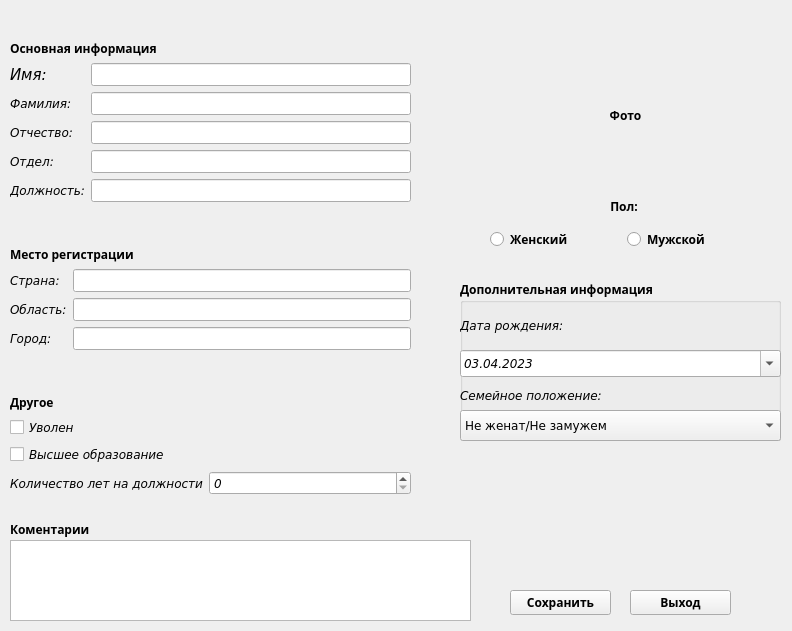
<?xml version="1.0" encoding="UTF-8"?>
<ui version="4.0">
 <class>MainWindow</class>
 <widget class="QMainWindow" name="MainWindow">
  <property name="geometry">
   <rect>
    <x>0</x>
    <y>0</y>
    <width>792</width>
    <height>631</height>
   </rect>
  </property>
  <property name="font">
   <font>
    <family>XO Windy</family>
    <weight>50</weight>
    <bold>false</bold>
   </font>
  </property>
  <property name="windowTitle">
   <string>MainWindow</string>
  </property>
  <property name="styleSheet">
   <string notr="true"/>
  </property>
  <widget class="QWidget" name="centralwidget">
   <property name="font">
    <font>
     <family>Rockwell Condensed</family>
     <weight>75</weight>
     <bold>true</bold>
    </font>
   </property>
   <property name="autoFillBackground">
    <bool>true</bool>
   </property>
   <property name="styleSheet">
    <string notr="true"/>
   </property>
   <widget class="QWidget" name="verticalLayoutWidget">
    <property name="geometry">
     <rect>
      <x>10</x>
      <y>40</y>
      <width>401</width>
      <height>455</height>
     </rect>
    </property>
    <layout class="QVBoxLayout" name="verticalLayout">
     <item>
      <widget class="QLabel" name="label_4">
       <property name="text">
        <string>Основная информация</string>
       </property>
      </widget>
     </item>
     <item>
      <layout class="QFormLayout" name="formLayout">
       <item row="0" column="0">
        <widget class="QLabel" name="name">
         <property name="enabled">
          <bool>true</bool>
         </property>
         <property name="font">
          <font>
           <family>DejaVu Sans</family>
           <pointsize>11</pointsize>
           <weight>50</weight>
           <italic>true</italic>
           <bold>false</bold>
           <kerning>true</kerning>
          </font>
         </property>
         <property name="styleSheet">
          <string notr="true"/>
         </property>
         <property name="frameShape">
          <enum>QFrame::NoFrame</enum>
         </property>
         <property name="lineWidth">
          <number>0</number>
         </property>
         <property name="text">
          <string>Имя:</string>
         </property>
        </widget>
       </item>
       <item row="0" column="1">
        <widget class="QLineEdit" name="nameLine">
         <property name="font">
          <font>
           <family>DejaVu Sans</family>
           <weight>50</weight>
           <italic>true</italic>
           <bold>false</bold>
          </font>
         </property>
        </widget>
       </item>
       <item row="1" column="0">
        <widget class="QLabel" name="surname">
         <property name="font">
          <font>
           <family>DejaVu Sans</family>
           <weight>50</weight>
           <italic>true</italic>
           <bold>false</bold>
          </font>
         </property>
         <property name="text">
          <string>Фамилия:</string>
         </property>
        </widget>
       </item>
       <item row="1" column="1">
        <widget class="QLineEdit" name="surnameLine">
         <property name="font">
          <font>
           <family>DejaVu Sans</family>
           <weight>50</weight>
           <italic>true</italic>
           <bold>false</bold>
          </font>
         </property>
        </widget>
       </item>
       <item row="2" column="0">
        <widget class="QLabel" name="label_3">
         <property name="font">
          <font>
           <family>DejaVu Sans</family>
           <weight>50</weight>
           <italic>true</italic>
           <bold>false</bold>
          </font>
         </property>
         <property name="text">
          <string>Отчество:</string>
         </property>
        </widget>
       </item>
       <item row="2" column="1">
        <widget class="QLineEdit" name="patronymicLine">
         <property name="font">
          <font>
           <family>DejaVu Sans</family>
           <weight>50</weight>
           <italic>true</italic>
           <bold>false</bold>
          </font>
         </property>
        </widget>
       </item>
       <item row="3" column="0">
        <widget class="QLabel" name="label">
         <property name="font">
          <font>
           <family>DejaVu Sans</family>
           <weight>50</weight>
           <italic>true</italic>
           <bold>false</bold>
          </font>
         </property>
         <property name="text">
          <string>Отдел:</string>
         </property>
        </widget>
       </item>
       <item row="3" column="1">
        <widget class="QLineEdit" name="lineEdit_4">
         <property name="font">
          <font>
           <family>DejaVu Sans</family>
           <weight>50</weight>
           <italic>true</italic>
           <bold>false</bold>
          </font>
         </property>
        </widget>
       </item>
       <item row="4" column="0">
        <widget class="QLabel" name="label_2">
         <property name="font">
          <font>
           <family>DejaVu Sans</family>
           <weight>50</weight>
           <italic>true</italic>
           <bold>false</bold>
          </font>
         </property>
         <property name="text">
          <string>Должность:</string>
         </property>
        </widget>
       </item>
       <item row="4" column="1">
        <widget class="QLineEdit" name="lineEdit_5">
         <property name="font">
          <font>
           <family>DejaVu Sans</family>
           <weight>50</weight>
           <italic>true</italic>
           <bold>false</bold>
          </font>
         </property>
        </widget>
       </item>
      </layout>
     </item>
     <item>
      <spacer name="verticalSpacer">
       <property name="orientation">
        <enum>Qt::Vertical</enum>
       </property>
       <property name="sizeHint" stdset="0">
        <size>
         <width>20</width>
         <height>40</height>
        </size>
       </property>
      </spacer>
     </item>
     <item>
      <widget class="QLabel" name="label_5">
       <property name="text">
        <string>Место регистрации</string>
       </property>
      </widget>
     </item>
     <item>
      <layout class="QFormLayout" name="formLayout_2"/>
     </item>
     <item>
      <layout class="QFormLayout" name="formLayout_3">
       <item row="0" column="0">
        <widget class="QLabel" name="label_6">
         <property name="font">
          <font>
           <family>DejaVu Sans</family>
           <weight>50</weight>
           <italic>true</italic>
           <bold>false</bold>
          </font>
         </property>
         <property name="text">
          <string>Страна:</string>
         </property>
        </widget>
       </item>
       <item row="1" column="0">
        <widget class="QLabel" name="label_10">
         <property name="font">
          <font>
           <family>DejaVu Sans</family>
           <weight>50</weight>
           <italic>true</italic>
           <bold>false</bold>
          </font>
         </property>
         <property name="text">
          <string>Область:</string>
         </property>
        </widget>
       </item>
       <item row="2" column="0">
        <widget class="QLabel" name="label_11">
         <property name="font">
          <font>
           <family>DejaVu Sans</family>
           <weight>50</weight>
           <italic>true</italic>
           <bold>false</bold>
          </font>
         </property>
         <property name="text">
          <string>Город:</string>
         </property>
        </widget>
       </item>
       <item row="0" column="1">
        <widget class="QLineEdit" name="lineEdit_6">
         <property name="font">
          <font>
           <family>DejaVu Sans</family>
           <weight>50</weight>
           <italic>true</italic>
           <bold>false</bold>
          </font>
         </property>
        </widget>
       </item>
       <item row="1" column="1">
        <widget class="QLineEdit" name="lineEdit_7">
         <property name="font">
          <font>
           <family>DejaVu Sans</family>
           <weight>50</weight>
           <italic>true</italic>
           <bold>false</bold>
          </font>
         </property>
        </widget>
       </item>
       <item row="2" column="1">
        <widget class="QLineEdit" name="lineEdit_8">
         <property name="font">
          <font>
           <family>DejaVu Sans</family>
           <weight>50</weight>
           <italic>true</italic>
           <bold>false</bold>
          </font>
         </property>
        </widget>
       </item>
      </layout>
     </item>
     <item>
      <spacer name="verticalSpacer_2">
       <property name="orientation">
        <enum>Qt::Vertical</enum>
       </property>
       <property name="sizeHint" stdset="0">
        <size>
         <width>20</width>
         <height>40</height>
        </size>
       </property>
      </spacer>
     </item>
     <item>
      <widget class="QLabel" name="label_13">
       <property name="text">
        <string>Другое</string>
       </property>
      </widget>
     </item>
     <item>
      <layout class="QFormLayout" name="formLayout_4">
       <item row="3" column="0">
        <widget class="QLabel" name="label_12">
         <property name="font">
          <font>
           <family>DejaVu Sans</family>
           <weight>50</weight>
           <italic>true</italic>
           <bold>false</bold>
          </font>
         </property>
         <property name="text">
          <string>Количество лет на должности</string>
         </property>
        </widget>
       </item>
       <item row="3" column="1">
        <widget class="QSpinBox" name="spinBox">
         <property name="font">
          <font>
           <family>DejaVu Sans</family>
           <weight>50</weight>
           <italic>true</italic>
           <bold>false</bold>
          </font>
         </property>
        </widget>
       </item>
       <item row="0" column="0">
        <widget class="QCheckBox" name="checkBox">
         <property name="font">
          <font>
           <family>DejaVu Sans</family>
           <weight>50</weight>
           <italic>true</italic>
           <bold>false</bold>
          </font>
         </property>
         <property name="text">
          <string>Уволен</string>
         </property>
        </widget>
       </item>
       <item row="2" column="0" colspan="2">
        <widget class="QCheckBox" name="checkBox_2">
         <property name="font">
          <font>
           <family>DejaVu Sans</family>
           <weight>50</weight>
           <italic>true</italic>
           <bold>false</bold>
          </font>
         </property>
         <property name="text">
          <string>Высшее образование</string>
         </property>
        </widget>
       </item>
      </layout>
     </item>
    </layout>
   </widget>
   <widget class="QWidget" name="gridLayoutWidget">
    <property name="geometry">
     <rect>
      <x>490</x>
      <y>190</y>
      <width>268</width>
      <height>61</height>
     </rect>
    </property>
    <layout class="QGridLayout" name="gridLayout">
     <property name="sizeConstraint">
      <enum>QLayout::SetDefaultConstraint</enum>
     </property>
     <item row="1" column="2">
      <widget class="QRadioButton" name="radioButton">
       <property name="text">
        <string>Мужской</string>
       </property>
      </widget>
     </item>
     <item row="1" column="1">
      <widget class="QRadioButton" name="radioButton_2">
       <property name="text">
        <string>Женский</string>
       </property>
      </widget>
     </item>
     <item row="0" column="1" colspan="2">
      <widget class="QLabel" name="label_7">
       <property name="text">
        <string>Пол:</string>
       </property>
       <property name="alignment">
        <set>Qt::AlignCenter</set>
       </property>
      </widget>
     </item>
    </layout>
   </widget>
   <widget class="QGroupBox" name="groupBox">
    <property name="geometry">
     <rect>
      <x>460</x>
      <y>280</y>
      <width>321</width>
      <height>161</height>
     </rect>
    </property>
    <property name="title">
     <string>Дополнительная информация </string>
    </property>
    <widget class="QLabel" name="label_8">
     <property name="geometry">
      <rect>
       <x>0</x>
       <y>20</y>
       <width>151</width>
       <height>51</height>
      </rect>
     </property>
     <property name="font">
      <font>
       <family>DejaVu Sans</family>
       <weight>50</weight>
       <italic>true</italic>
       <bold>false</bold>
      </font>
     </property>
     <property name="text">
      <string>Дата рождения:</string>
     </property>
    </widget>
    <widget class="QDateEdit" name="dateEdit">
     <property name="geometry">
      <rect>
       <x>0</x>
       <y>70</y>
       <width>321</width>
       <height>27</height>
      </rect>
     </property>
     <property name="font">
      <font>
       <family>DejaVu Sans</family>
       <weight>50</weight>
       <italic>true</italic>
       <bold>false</bold>
      </font>
     </property>
     <property name="displayFormat">
      <string>dd.MM.yyyy</string>
     </property>
     <property name="calendarPopup">
      <bool>true</bool>
     </property>
     <property name="date">
      <date>
       <year>2023</year>
       <month>4</month>
       <day>3</day>
      </date>
     </property>
    </widget>
    <widget class="QLabel" name="label_9">
     <property name="geometry">
      <rect>
       <x>0</x>
       <y>100</y>
       <width>321</width>
       <height>31</height>
      </rect>
     </property>
     <property name="font">
      <font>
       <family>DejaVu Sans</family>
       <weight>50</weight>
       <italic>true</italic>
       <bold>false</bold>
      </font>
     </property>
     <property name="text">
      <string>Семейное положение:</string>
     </property>
    </widget>
    <widget class="QComboBox" name="comboBox">
     <property name="geometry">
      <rect>
       <x>0</x>
       <y>130</y>
       <width>321</width>
       <height>31</height>
      </rect>
     </property>
     <property name="font">
      <font>
       <family>DejaVu Sans</family>
       <weight>50</weight>
       <bold>false</bold>
      </font>
     </property>
     <item>
      <property name="text">
       <string>Не женат/Не замужем</string>
      </property>
     </item>
     <item>
      <property name="text">
       <string>Женат/Замужем</string>
      </property>
     </item>
     <item>
      <property name="text">
       <string>В гражданском браке</string>
      </property>
     </item>
    </widget>
   </widget>
   <widget class="QLabel" name="photoWorker">
    <property name="geometry">
     <rect>
      <x>570</x>
      <y>50</y>
      <width>111</width>
      <height>131</height>
     </rect>
    </property>
    <property name="text">
     <string>Фото</string>
    </property>
    <property name="pixmap">
     <pixmap>../../../../../../Изображения/man2.png</pixmap>
    </property>
    <property name="alignment">
     <set>Qt::AlignCenter</set>
    </property>
   </widget>
   <widget class="QGroupBox" name="groupBox_2">
    <property name="geometry">
     <rect>
      <x>10</x>
      <y>520</y>
      <width>461</width>
      <height>101</height>
     </rect>
    </property>
    <property name="title">
     <string>Коментарии </string>
    </property>
    <widget class="QTextEdit" name="textEdit">
     <property name="geometry">
      <rect>
       <x>0</x>
       <y>20</y>
       <width>461</width>
       <height>81</height>
      </rect>
     </property>
     <property name="font">
      <font>
       <family>DejaVu Sans</family>
       <weight>50</weight>
       <italic>true</italic>
       <bold>false</bold>
      </font>
     </property>
    </widget>
   </widget>
   <widget class="QPushButton" name="save">
    <property name="geometry">
     <rect>
      <x>510</x>
      <y>590</y>
      <width>101</width>
      <height>25</height>
     </rect>
    </property>
    <property name="text">
     <string>Сохранить</string>
    </property>
   </widget>
   <widget class="QPushButton" name="exit">
    <property name="geometry">
     <rect>
      <x>630</x>
      <y>590</y>
      <width>101</width>
      <height>25</height>
     </rect>
    </property>
    <property name="text">
     <string>Выход</string>
    </property>
   </widget>
  </widget>
  <action name="actiondsad">
   <property name="text">
    <string>dsad</string>
   </property>
  </action>
 </widget>
 <resources/>
 <connections/>
</ui>
